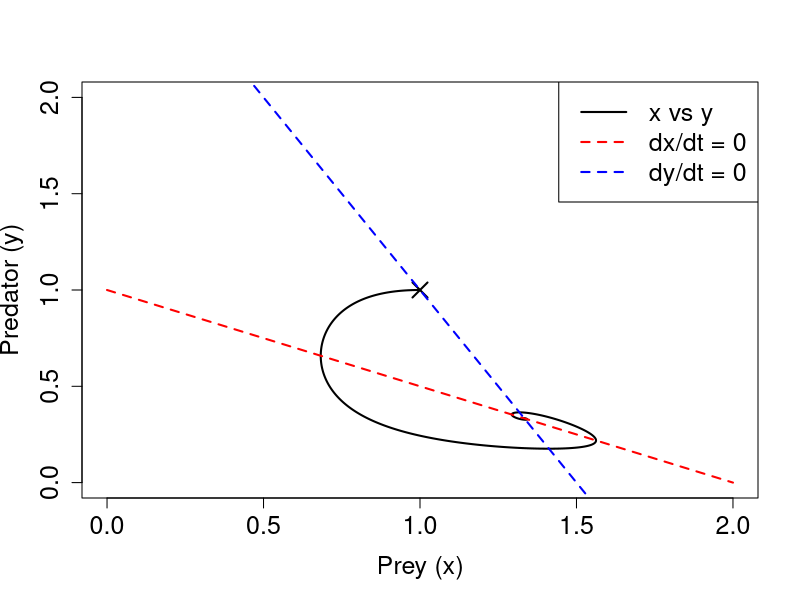
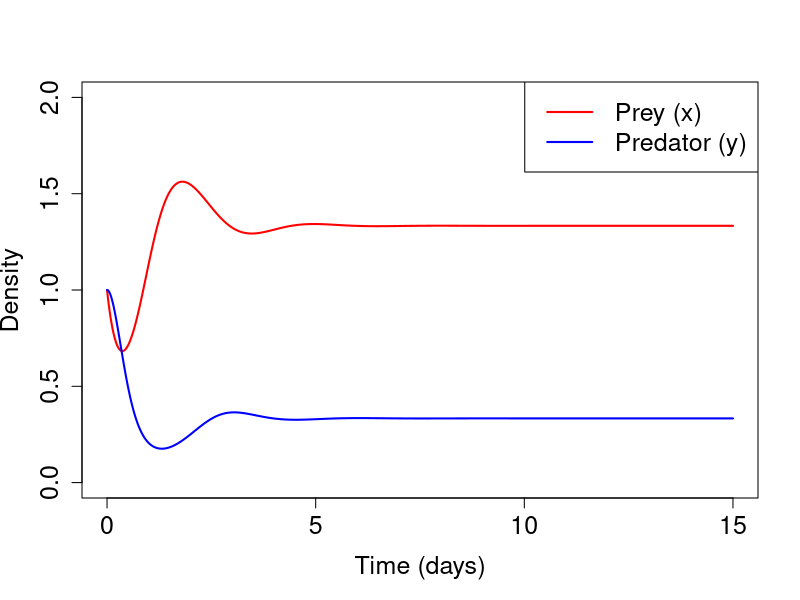
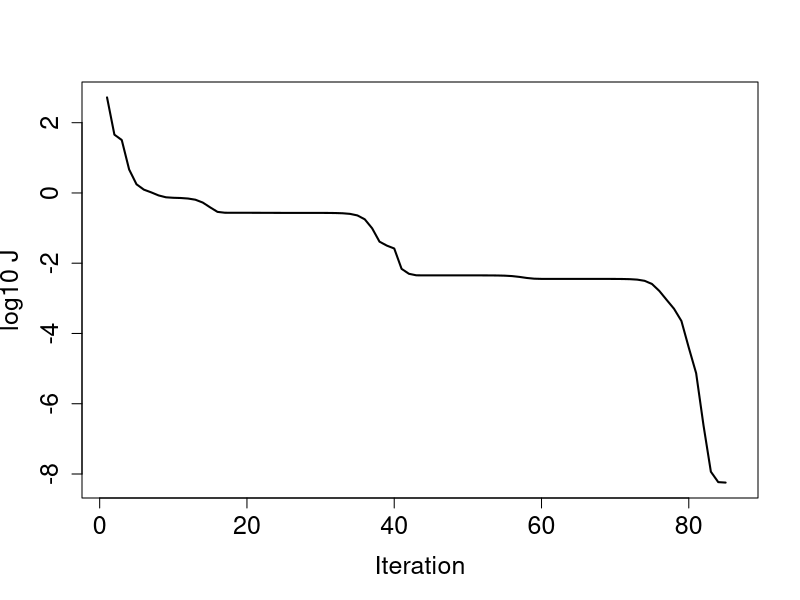
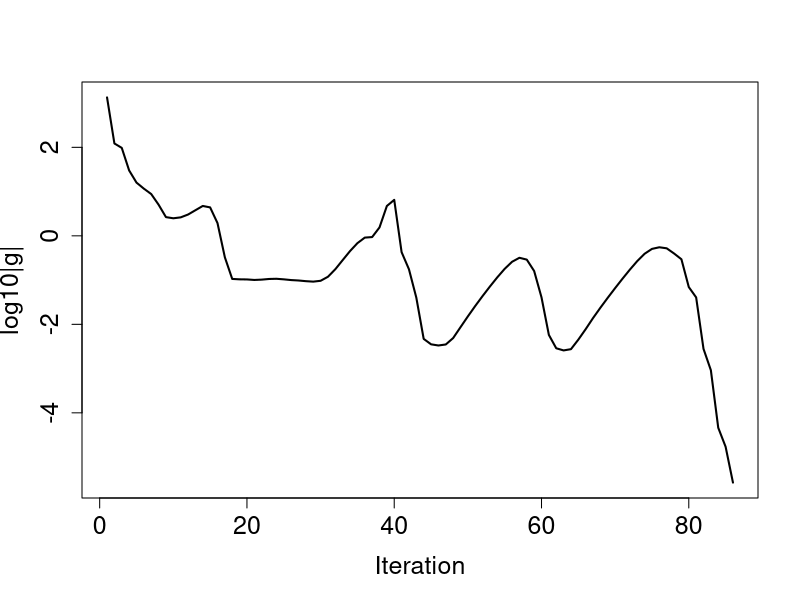
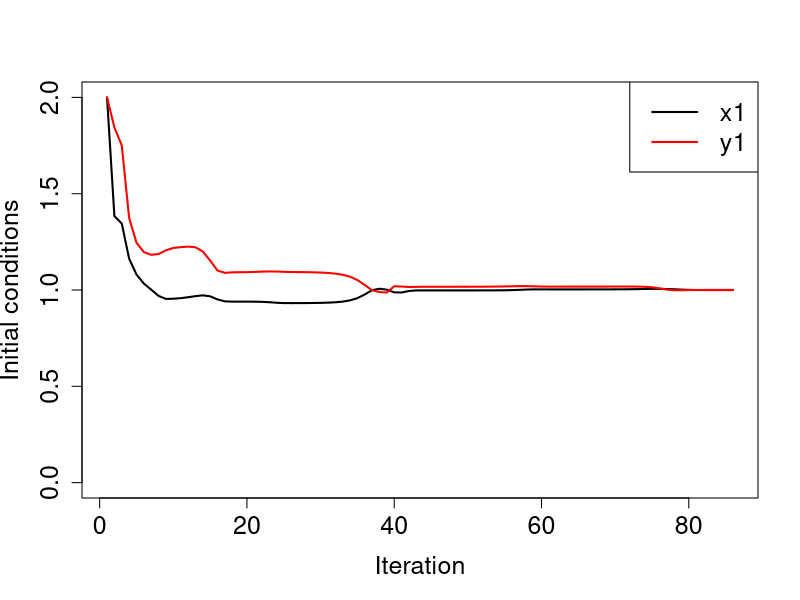
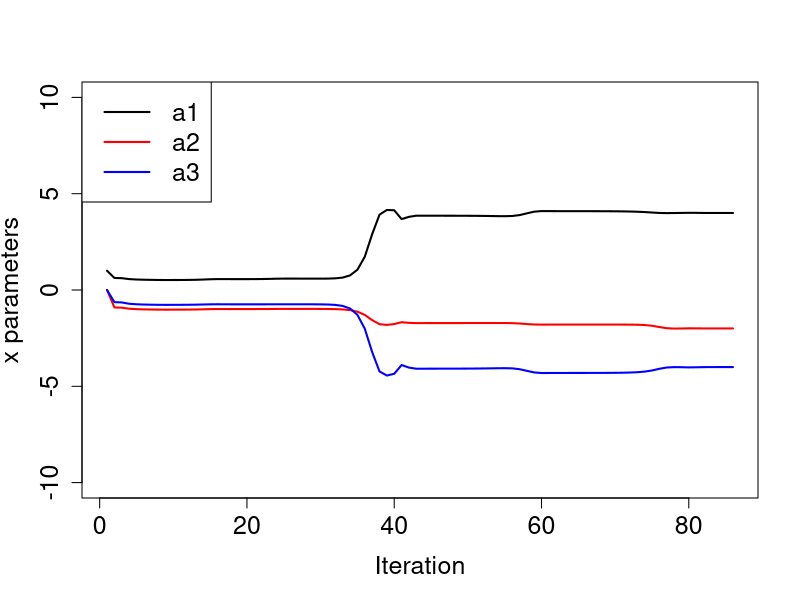
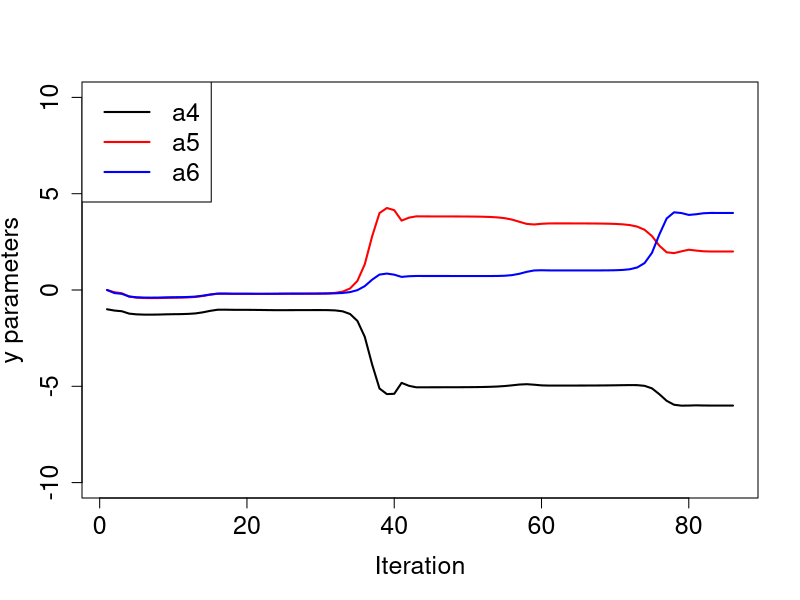

The R script that drew these images, in order:
## ---- chunk 1
dt <- 0.001
a <- c(4, -2, -4, -6, 2, 4)
x1 <- 1
y1 <- 1
nmax <- 15001

x <- rep(0, nmax)
y <- rep(0, nmax)
x[1] <- x1
y[1] <- y1
for (n in 1:(nmax-1)) {
  x[n+1] <- x[n] + dt * (x[n] * (a[1] + a[2] * x[n] + a[3] * y[n]))
  y[n+1] <- y[n] + dt * (y[n] * (a[4] + a[5] * y[n] + a[6] * x[n]))
}
## ---- chunk 2
#| fig-asp: 1

plot(x, y, type = "l", lwd = 2,
     xlab = "Prey (x)", ylab = "Predator (y)",
     cex.lab = 1.5, cex.axis = 1.5,
     xlim = c(0, 2), ylim = c(0, 2))
x.nc <- seq(0, 2, length.out = 100)
points(x1, y1, pch = 4, lwd = 2, cex = 2)
lines(x.nc, -(a[1] + a[2] * x.nc) / a[3], lwd = 2, lty = 2, col = "red")
lines(x.nc, -(a[4] + a[6] * x.nc) / a[5], lwd = 2, lty = 2, col = "blue")
legend("topright", legend = c("x vs y","dx/dt = 0", "dy/dt = 0"),
       col = c("black","red", "blue"), lwd = 2, lty = c(1, 2, 2), cex = 1.5)
## ---- chunk 3
plot(seq(0, 15, by = dt), x, type = "l", lwd = 2, col = "red",
     xlab = "Time (days)", ylab = "Density",
     cex.lab = 1.5, cex.axis = 1.5,
     xlim = c(0, 15), ylim = c(0, 2))
lines(seq(0, 15, by = dt), y, lwd = 2, col = "blue")
legend("topright", legend = c("Prey (x)", "Predator (y)"),
       col = c("red", "blue"), lwd = 2, cex = 1.5)
## ---- chunk 4
forward <- function(dt, a, x1, y1, nmax) {
  x <- rep(0, nmax)
  y <- rep(0, nmax)
  x[1] <- x1
  y[1] <- y1
  for (n in 1:(nmax-1)) {
    x[n+1] <- x[n] + dt * (x[n] * (a[1] + a[2] * x[n] + a[3] * y[n]))
    y[n+1] <- y[n] + dt * (y[n] * (a[4] + a[5] * y[n] + a[6] * x[n]))
  }
  list(x = x, y = y)
}

adjoint <- function(dt, a, x, y, xo, yo, tobs) {
  nmax <- length(x)
  aa <- rep(0, length(a))
  ax <- rep(0, nmax)
  ay <- rep(0, nmax)
  for (n in (nmax-1):1) {
    aa[6] <- aa[6] + dt * x[n] * y[n] * ay[n+1]
    aa[5] <- aa[5] + dt * y[n] * y[n] * ay[n+1]
    aa[4] <- aa[4] + dt * y[n] * ay[n+1]
    ax[n] <- ax[n] + dt * a[6] * y[n] * ay[n+1]
    ay[n] <- ay[n] + dt * a[5] * y[n] * ay[n+1]
    ay[n] <- ay[n] + (1 + dt * (a[4] + a[5] * y[n] + a[6] * x[n])) * ay[n+1]
    aa[3] <- aa[3] + dt * y[n] * x[n] * ax[n+1]
    aa[2] <- aa[2] + dt * x[n] * x[n] * ax[n+1]
    aa[1] <- aa[1] + dt * x[n] * ax[n+1]
    ay[n] <- ay[n] + dt * a[3] * x[n] * ax[n+1]
    ax[n] <- ax[n] + dt * a[2] * x[n] * ax[n+1]
    ax[n] <- ax[n] + (1 + dt * (a[1] + a[2] * x[n] + a[3] * y[n])) * ax[n+1]
    if (n %in% tobs) {
      ax[n] <- ax[n] + (x[n] - xo[n])
      ay[n] <- ay[n] + (y[n] - yo[n])
    }
 #   cat(n, ":", aa, ax[n], ay[n], "\n")
  }
#  cat("Final adjoint state:", aa, "\n")
  c(aa, ax[1], ay[1])
}
## ---- chunk 5
nmax <- 501
dt <- 0.001
at <- c(4, -2, -4, -6, 2, 4)
x1 <- 1
y1 <- 1
tobs <- seq(2, nmax, by = 2)
forward.result <- forward(dt, at, x1, y1, nmax)
xt <- forward.result$x
yt <- forward.result$y
## ---- chunk 6
xo <- xt
yo <- yt
## ---- chunk 7
calc.cost <- function(xf, yf, xo, yo) {
  0.5 * (sum((xf- xo)^2 + (yf - yo)^2)) 
}
## ---- chunk 8
a <- c(1, 0, 0, -1, 0, 0)
x1 <- 2
y1 <- 2
itermax <- 200
tobs <- seq(2, nmax, by = 2)
gtol <- 1e-5
ctol <- 1e-10
atol <- 1e-6
ls <- TRUE
stol <- 1e-5

chist <- rep(0, itermax)
ghist <- rep(0, itermax)
xhist <- matrix(rep(0, 8 * itermax), nrow = 8)

alpha <- 1e-3
par <- c(a, x1, y1)
npar <- length(par)
H <- alpha * diag(npar)
xyf <- forward(dt, a, x1, y1, nmax)
chist[1] <- calc.cost(xyf$x[tobs], xyf$y[tobs], xo[tobs], yo[tobs])
gr <- adjoint(dt, a, xyf$x, xyf$y, xo, yo, tobs)
s <- -drop(H %*% gr)
new.par <- par + s
xyf <- forward(dt, new.par[1:6], new.par[7], new.par[8], nmax)
new.gr <- adjoint(dt, new.par[1:6], xyf$x, xyf$y, xo, yo, tobs)
y <- new.gr - gr
ys <- sum(y * s)
H <- ys / sum(y * y) * diag(npar)

ghist[1] <- sqrt(sum(gr^2))
xhist[, 1] <- par
par <- new.par
gr <- new.gr

for (iter in 2: itermax) {
  xhist[, iter] <- c(par[1:6], par[7], par[8])
  ghist[iter] <- sqrt(sum(gr^2))
  if (ghist[iter] < gtol) {
    cat("Converged at iteration", iter, "with cost", chist[iter], "\n")
    break
  }
  chist[iter] <- calc.cost(xyf$x[tobs], xyf$y[tobs], xo[tobs], yo[tobs])
  if (max(abs(s)) < stol && iter > 1) {
    cat("Cost did not decrease at iteration", iter, "with cost", chist[iter], "\n")
    break
  }

  # backtracking line search
  alpha <- 1
  if (ls) {
    beta <- 0.5
    c1 <- 1e-4
    while (alpha > atol) {
      p <- -drop(H %*% gr)
      new.par <- par + alpha * p
      s <- new.par - par
      xyf <- forward(dt, new.par[1:6], new.par[7], new.par[8], nmax)
      cost <- calc.cost(xyf$x[tobs], xyf$y[tobs], xo[tobs], yo[tobs])
      if (cost <= chist[iter] + c1 * alpha * sum(gr * p)) {
        break
      }
      alpha <- alpha * beta
    }
  }

  p <- -drop(H %*% gr)
  new.par <- par + alpha * p
  s <- new.par - par
  xyf <- forward(dt, new.par[1:6], new.par[7], new.par[8], nmax)
  new.gr <- adjoint(dt, par[1:6], xyf$x, xyf$y, xo, yo, tobs)
  y <- new.gr - gr
  ys <- sum(y * s)
  if (abs(ys) > ctol) {
    rho <- 1 / ys
    H <- (diag(length(par)) - rho * outer(s, y)) %*% H %*% (diag(length(par)) - rho * outer(y, s)) + rho * outer(s, s)
  } else {
    H <- ys / sum(y * y) * diag(length(par))
    cat("iter", iter, "ys=", ys, "\n")
  }
 
  par <- new.par
  gr <- new.gr
#  cat("iter:", iter, "cost:", chist[iter], "|g|:", ghist[iter], "a:", par[1:6],
#      "x1:", par[7], "y1:", par[8], "\n")
}
## ---- chunk 9
plot(log10(chist[1:iter]), type = "l", lwd = 2, xlab = "Iteration", ylab = "log10 J",
     cex.lab = 1.5, cex.axis = 1.5)
## ---- chunk 10
plot(log10(ghist[1:iter]), type = "l", lwd = 2, xlab = "Iteration", ylab = "log10|g|",
     cex.lab = 1.5, cex.axis = 1.5)
## ---- chunk 11
plot(xhist[7, 1:iter], ylim = c(0, 2), type = "l", lwd = 2, xlab = "Iteration", ylab = "Initial conditions",
     cex.lab = 1.5, cex.axis = 1.5)
lines(xhist[8, 1:iter], lwd = 2, col = "red")
legend("topright", legend = c("x1", "y1"),
       col = c("black", "red"), lwd = 2, cex = 1.5)
## ---- chunk 12
plot(xhist[1, 1:iter], ylim = c(-10, 10), type = "l", lwd = 2, xlab = "Iteration", ylab = "x parameters",
     cex.lab = 1.5, cex.axis = 1.5)
lines(xhist[2, 1:iter], lwd = 2, col = "red")
lines(xhist[3, 1:iter], lwd = 2, col = "blue")
legend("topleft", legend = c("a1", "a2", "a3"),
       col = c("black", "red", "blue"), lwd = 2, cex = 1.5)
## ---- chunk 13
plot(xhist[4, 1:iter], ylim = c(-10, 10), type = "l", lwd = 2, xlab = "Iteration", ylab = "y parameters",
     cex.lab = 1.5, cex.axis = 1.5)
lines(xhist[5, 1:iter], lwd = 2, col = "red")
lines(xhist[6, 1:iter], lwd = 2, col = "blue")
legend("topleft", legend = c("a4", "a5", "a6"),
       col = c("black", "red", "blue"), lwd = 2, cex = 1.5)
